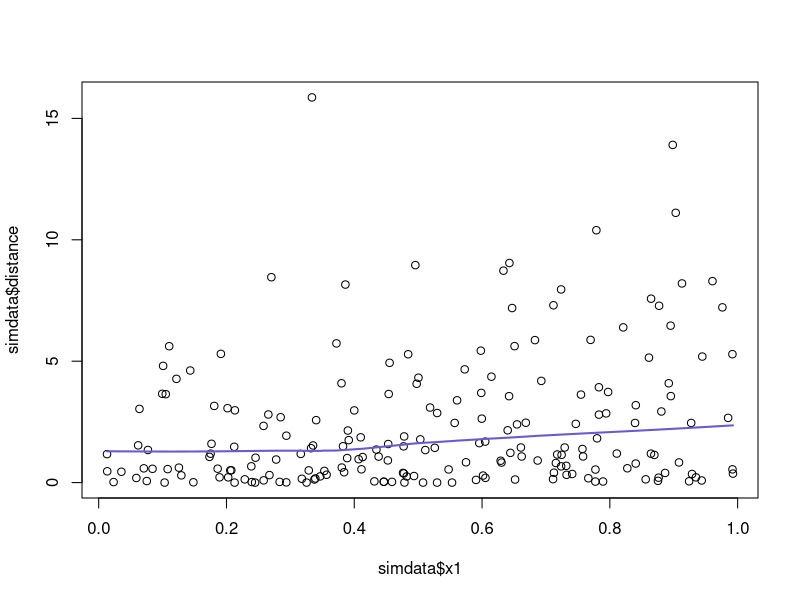

Reproduce this figure in R. (Note: this script raises an error after producing the figure.)
## ---- chunk 1
set.seed(1); x1 <- runif(200); x2 <- sample(0:3, 200, TRUE)
distance <- (x1 + x2/3 + rnorm(200))^2
simdata <- data.frame(x1, x2, distance)
summary(simdata)
## ---- chunk 2
plot(simdata$distance ~ simdata$x1)
lines(lowess(simdata$distance ~ simdata$x1),
             col="slateblue", lwd=2)
## ---- chunk 3
boxCox(simdata$distance ~ simdata$x1 + simdata$x2)
## ---- chunk 4
# requires car library
powerTransform(simdata$distance ~ simdata$x1 + simdata$x2)
## ---- chunk 5
par(mfrow=c(1,2))
plot(sqrt(simdata$distance) ~ simdata$x1,
     main="Square Root")
lines(lowess(sqrt(simdata$distance) ~ simdata$x1), 
      col="tomato", lwd=2)
plot(log(simdata$distance) ~ simdata$x1, 
     main="Logarithm")
lines(lowess(log(simdata$distance) ~ simdata$x1), 
      col="tomato", lwd=2)
par(mfrow=c(1,1))
## ---- chunk 6
## Building Restricted Cubic Splines - Example 1
## requires rms library

set.seed(432) 
x <- 1:100; y <- ((x - 50)^2 + rnorm(100, 0, 100)) 
plot(x, y, main="Restricted Cubic Spline with 3 Knots") 
d <- datadist(x, y)
options(datadist="d")
m1 <- ols(y ~ rcs(x,3), x = TRUE, y = TRUE)
p1 <- Predict(m1)
lines(p1$yhat ~ p1$x, col="red", lwd=2)
## ---- chunk 7
## Building Restricted Cubic Splines - Example 2
## requires rms library

set.seed(432) 
x <- 1:100
y <- ((x - 50)^3 + rnorm(100, 0, 4000))/1000 
plot(x, y, main="Restricted Cubic Spline with 4 Knots") 
d <- datadist(x, y)
options(datadist="d")
m2 <- ols(y ~ rcs(x,4), x = TRUE, y = TRUE)
p2 <- Predict(m2)
lines(p2$yhat ~ p2$x, col="navy", lwd=2)
## ---- chunk 8
## Building Restricted Cubic Splines - Example 3
## requires rms library

set.seed(432) 
x <- 1:100
y <- ((x - 52)^4 + .2*(x+25)^3 + 12*(x-50)^2 + 
          20000*x + rnorm(100, 0, 290000))/10000 
plot(x, y, main="Restricted Cubic Spline with 5 Knots") 
d <- datadist(x, y)
options(datadist="d")
m3 <- ols(y ~ rcs(x,5), x = TRUE, y = TRUE)
p3 <- Predict(m3)
lines(p3$yhat ~ p3$x, col="navy", lwd=2)
## ---- chunk 9
d <- datadist(simdata)
options(datadist="d")

modA <- ols(sqrt(distance) ~ rcs(x1, 3) + x2, x=TRUE, y=TRUE)
## ---- chunk 10
modA
## ---- chunk 11
attributes(rcs(x1,3))
## ---- chunk 12
summary(modA)
summary.lm(modA)
## ---- chunk 13
anova(modA)
## ---- chunk 14
validate(modA)
## ---- chunk 15
plot(nomogram(modA))
## ---- chunk 16
d <- datadist(simdata)
options(datadist="d")
modB <- ols(sqrt(distance) ~ rcs(x1, 4) + scored(x2), 
            x=TRUE, y=TRUE)
modB
summary(modB)
summary.lm(modB)
## ---- chunk 17
plot(nomogram(modB))
nomogram(modB)
## ---- chunk 18
simdata[1,]
## ---- chunk 19
fitted(modB)[1] 
## ---- chunk 20
anova(modB)
## ---- chunk 21
validate(modB)
## ---- chunk 22
set.seed(3); validate(modB, bw=TRUE, B=100)
## ---- chunk 23
plot(spearman2(ptsd ~ over2 + over3 + over5 + bond + posit + neg + contr + sup + cons + aff, 
               data = maleptsd))
## ---- chunk 24
d <- datadist(maleptsd)
options(datadist = "d")
mod.new <- ols(ptsd ~ rcs(neg, 4) + pol(over3, 2) + 
                   cons + aff, data = maleptsd, x = TRUE, y = TRUE)
## ---- chunk 25
mod.new
anova(mod.new)
## ---- chunk 26
summary(mod.new)
plot(summary(mod.new))
## ---- chunk 27
plot(calibrate(mod.new))
## ---- chunk 28
plot(nomogram(mod.new))
## ---- chunk 29
validate(mod.new)
## ---- chunk 30
plot(spearman2(ptsd ~ over2 + over3 + over5 + bond + 
                   posit + neg + contr + sup + cons + aff, 
               data = maleptsd))
